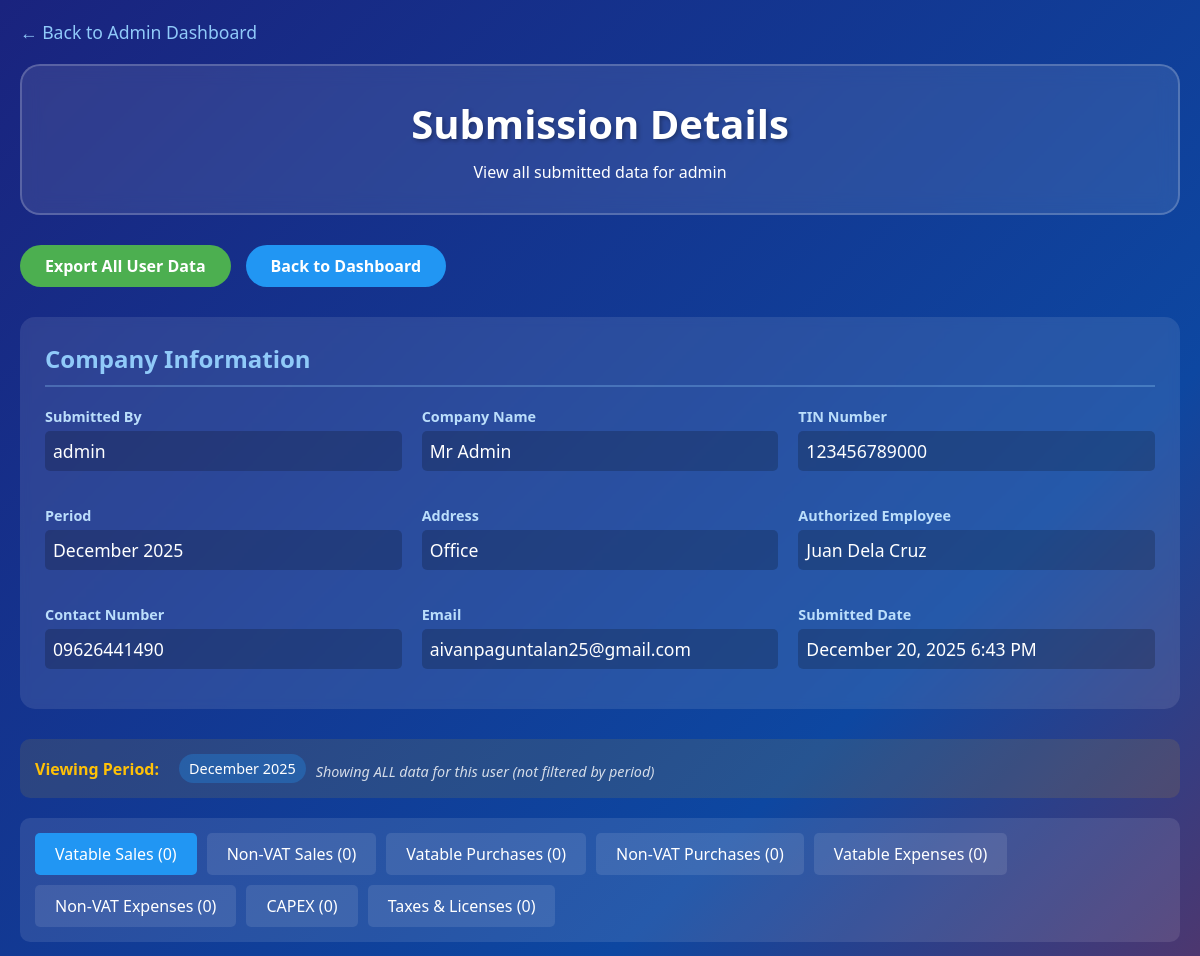
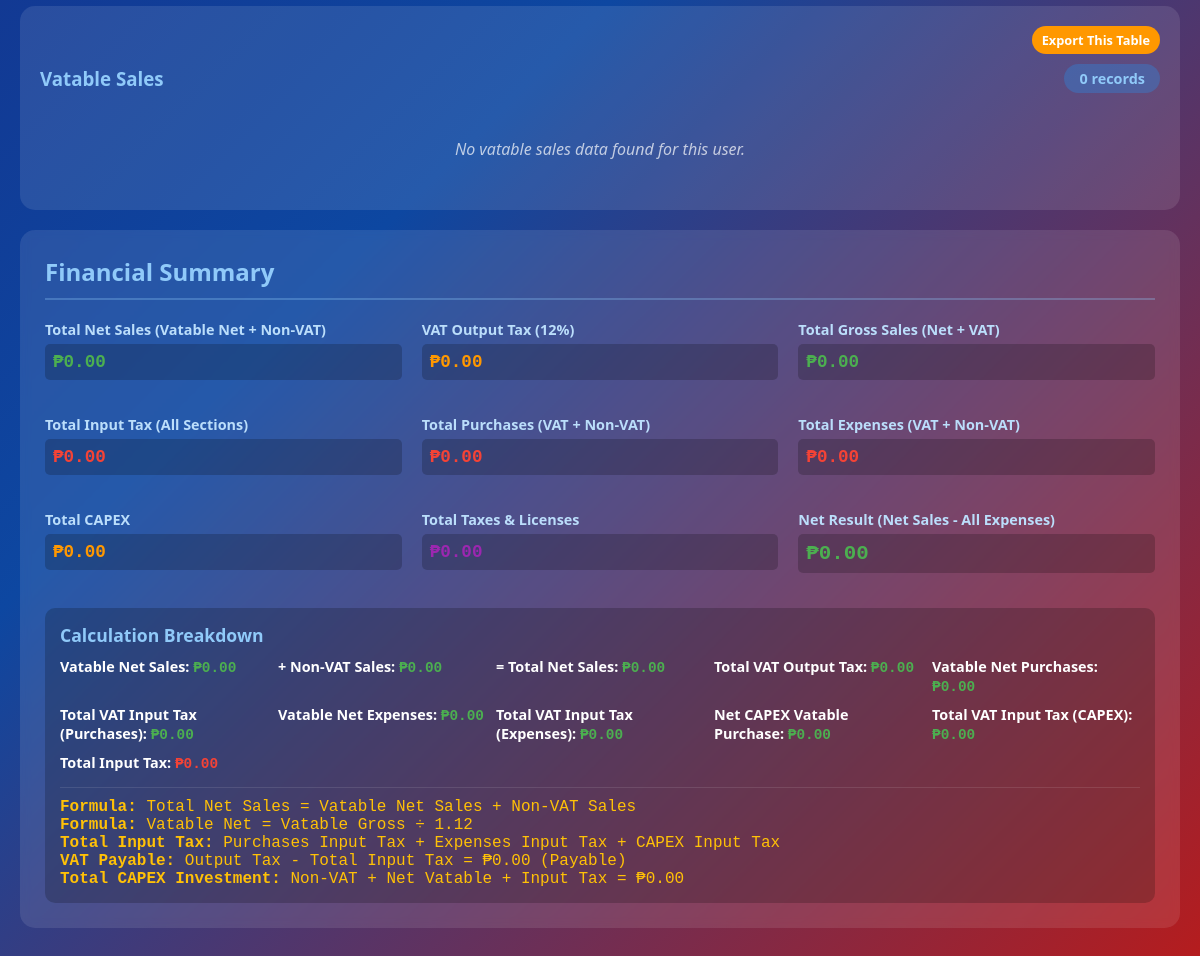
The app's page /view_submission.php?id=2 (signed in) with its own data (2 pictures, top to bottom).
### tables this page shows
CREATE TABLE information (
    id INT PRIMARY KEY AUTO_INCREMENT,
    user_id INT NOT NULL,
    company_name VARCHAR(255) NOT NULL,
    address TEXT NOT NULL,
    tin_number VARCHAR(12) NOT NULL,
    month VARCHAR(20) NOT NULL,
    year YEAR NOT NULL,
    authorized_employee VARCHAR(255),
    contact_number VARCHAR(20),
    email VARCHAR(100),
    submitted_at TIMESTAMP DEFAULT CURRENT_TIMESTAMP,
    FOREIGN KEY (user_id) REFERENCES users(id) ON DELETE CASCADE
);

CREATE TABLE users (
    id INT PRIMARY KEY AUTO_INCREMENT,
    username VARCHAR(50) UNIQUE NOT NULL,
    password VARCHAR(255) NOT NULL,
    email VARCHAR(100),
    user_type ENUM('admin', 'client') DEFAULT 'client',
    created_at TIMESTAMP DEFAULT CURRENT_TIMESTAMP
);

### view_submission.php (the view, shortened to what the rows shown need)
<?php
require_once 'config.php';
$info_id = intval($_GET['id']);
$info_query = $conn->prepare("
    SELECT i.*, u.username
    FROM information i
    JOIN users u ON i.user_id = u.id
    WHERE i.id = ?
");
$info_query->bind_param("i", $info_id);
$info_query->execute();
$info = $info_query->get_result()->fetch_assoc();
?>
<!DOCTYPE html>
<html lang="en">
<head>
</head>
<body>
    <div class="container">
        <header>
            <h1>Submission Details</h1>
            <p>View all submitted data for <?php echo htmlspecialchars($info['username']); ?></p>
        </header>
        <div class="info-card">
            <h2>Company Information</h2>
            <div class="info-grid">
                <div class="info-item">
                    <div class="info-label">Submitted By</div>
                    <div class="info-value"><?php echo htmlspecialchars($info['username']); ?></div>
                </div>
                <div class="info-item">
                    <div class="info-label">Company Name</div>
                    <div class="info-value"><?php echo htmlspecialchars($info['company_name']); ?></div>
                </div>
                <div class="info-item">
                    <div class="info-label">TIN Number</div>
                    <div class="info-value"><?php echo $info['tin_number']; ?></div>
                </div>
                <div class="info-item">
                    <div class="info-label">Period</div>
                    <div class="info-value"><?php echo $info['month'] . ' ' . $info['year']; ?></div>
                </div>
                <div class="info-item">
                    <div class="info-label">Address</div>
                    <div class="info-value"><?php echo nl2br(htmlspecialchars($info['address'])); ?></div>
                </div>
                <div class="info-item">
                    <div class="info-label">Authorized Employee</div>
                    <div class="info-value"><?php echo $info['authorized_employee'] ? htmlspecialchars($info['authorized_employee']) : 'N/A'; ?></div>
                </div>
                <div class="info-item">
                    <div class="info-label">Contact Number</div>
                    <div class="info-value"><?php echo $info['contact_number'] ?: 'N/A'; ?></div>
                </div>
                <div class="info-item">
                    <div class="info-label">Email</div>
                    <div class="info-value"><?php echo $info['email'] ?: 'N/A'; ?></div>
                </div>
                <div class="info-item">
                    <div class="info-label">Submitted Date</div>
                    <div class="info-value"><?php echo date('F j, Y g:i A', strtotime($info['submitted_at'])); ?></div>
                </div>
            </div>
        </div>
        <div class="period-filter">
            <label>Viewing Period:</label>
            <span class="filter-badge"><?php echo $info['month'] . ' ' . $info['year']; ?></span>
            <span class="data-source">Showing ALL data for this user (not filtered by period)</span>
        </div>
<div class="info-card">
    <h2>Financial Summary</h2>
</div>
    </div>
</body>
</html>

### records on screen
information: user.username "admin", company_name "Mr Admin", tin_number "123456789000", month "December", year "2025", address "Office", authorized_employee "Juan Dela Cruz", contact_number "09626441490", email "aivanpaguntalan25@gmail.com", submitted_at "December 20, 2025 6:43 PM"

### other values on screen
$vat_sales->num_rows "0"
$non_vat_sales->num_rows "0"
$vat_purchases->num_rows "0"
$non_vat_purchases->num_rows "0"
$vat_expenses->num_rows "0"
$non_vat_expenses->num_rows "0"
$capex->num_rows "0"
$taxes->num_rows "0"
$total_net_sales "0.00"
$output_tax_total "0.00"
$vat_sales_total + $non_vat_sales_total "0.00"
$total_input_tax_all "0.00"
$total_purchases "0.00"
$total_expenses "0.00"
$total_capex "0.00"
